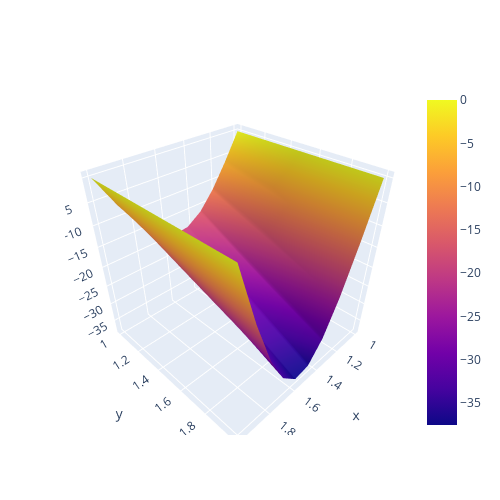
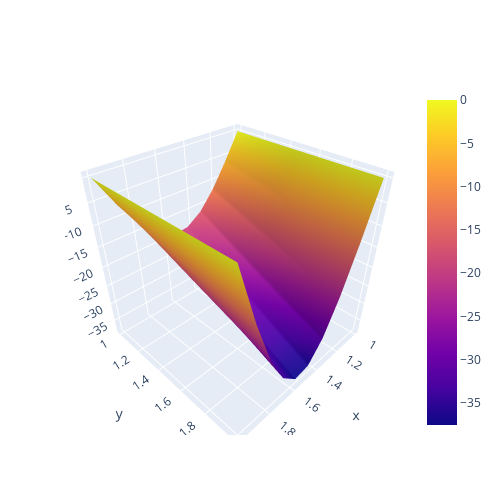
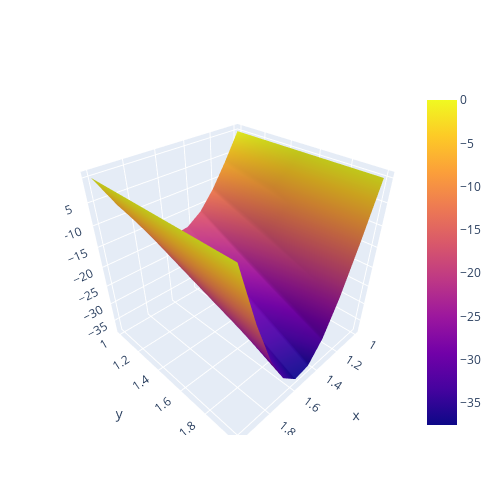
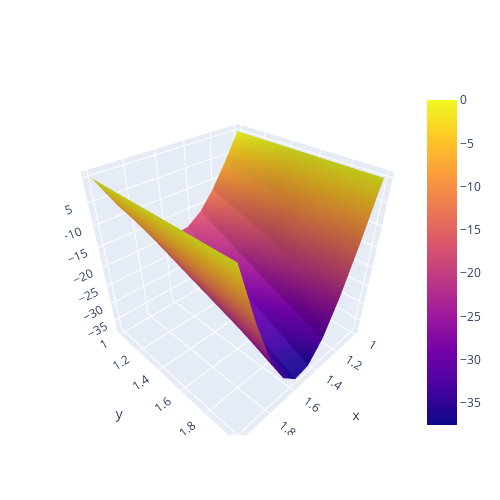

The cell these charts' notebook holds for them, in order:
### Code cell
import plotly.graph_objects as go
for t in range(1,10):
  ut = u(a,b,c,d,C,t,X,Y)
  fig = go.Figure(data=[go.Surface(z=ut, x=X, y=Y)])
  fig.update_layout(title='', autosize=False,
                  width=500, height=500,
                  margin=dict(l=65, r=50, b=65, t=90))
  fig.show()
